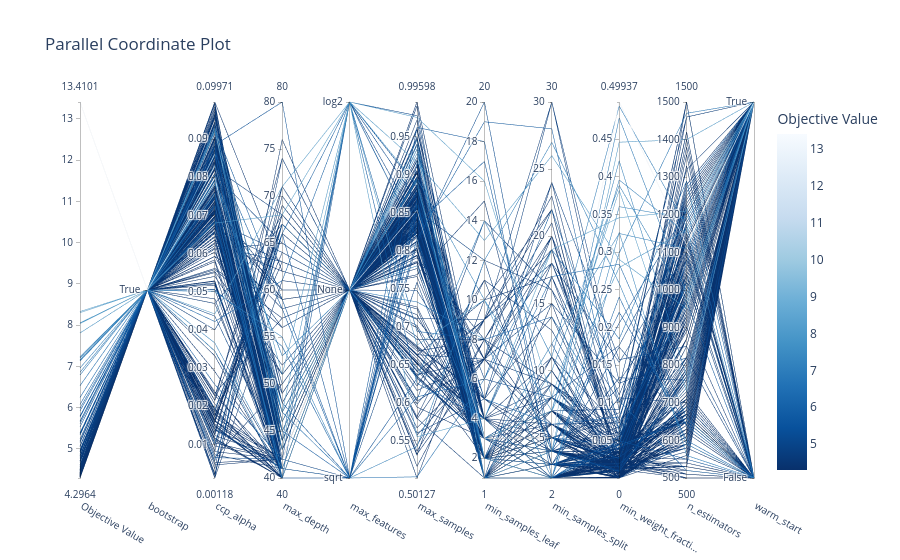

Notebook code cell kept with this figure:
### Code cell
optuna.visualization.plot_parallel_coordinate(rf_model_study)

### Figure 1 — Plotly figure (JSON) as saved in the notebook; plotly's stock layout.template omitted (floating-point values rounded to 4 significant figures; data arrays with more than 128 entries replaced by an {"elided": "..."} marker saying what was removed)
{"data": [{"dimensions": [{"label": "Objective Value", "range": [4.296, 13.41], "values": {"elided": "280 float values"}}, {"label": "bootstrap", "range": [0, 0], "ticktext": ["True"], "tickvals": [0], "values": {"elided": "280 int values"}}, {"label": "ccp_alpha", "range": [0.001176, 0.09971], "values": {"elided": "280 float values"}}, {"label": "max_depth", "range": [40, 80], "values": {"elided": "280 int values"}}, {"label": "max_features", "range": [0, 2], "ticktext": ["sqrt", "None", "log2"], "tickvals": [0, 1, 2], "values": {"elided": "280 int values"}}, {"label": "max_samples", "range": [0.5013, 0.996], "values": {"elided": "280 float values"}}, {"label": "min_samples_leaf", "range": [1, 20], "values": {"elided": "280 int values"}}, {"label": "min_samples_split", "range": [2, 30], "values": {"elided": "280 int values"}}, {"label": "min_weight_fracti...", "range": [6.11e-08, 0.4994], "values": {"elided": "280 float values"}}, {"label": "n_estimators", "range": [500, 1500], "values": {"elided": "280 int values"}}, {"label": "warm_start", "range": [0, 1], "ticktext": ["False", "True"], "tickvals": [0, 1], "values": {"elided": "280 int values"}}], "labelangle": 30, "labelside": "bottom", "line": {"color": {"elided": "280 float values"}, "colorbar": {"title": {"text": "Objective Value"}}, "colorscale": [[0, "rgb(247,251,255)"], [0.125, "rgb(222,235,247)"], [0.25, "rgb(198,219,239)"], [0.375, "rgb(158,202,225)"], [0.5, "rgb(107,174,214)"], [0.625, "rgb(66,146,198)"], [0.75, "rgb(33,113,181)"], [0.875, "rgb(8,81,156)"], [1, "rgb(8,48,107)"]], "reversescale": true, "showscale": true}, "type": "parcoords"}], "layout": {"title": {"text": "Parallel Coordinate Plot"}}}
